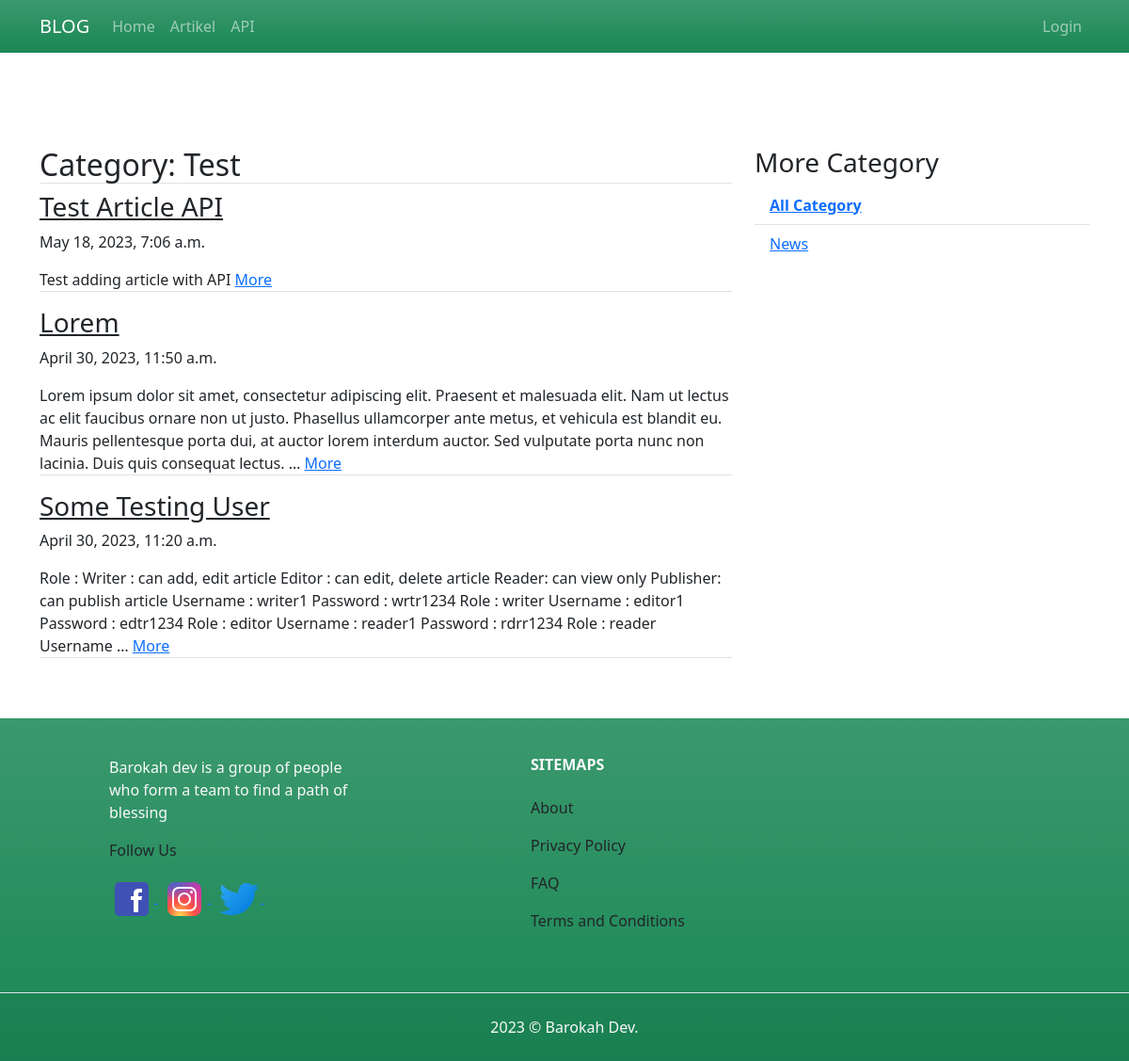
The app's page /article/category/Test/1, older data.
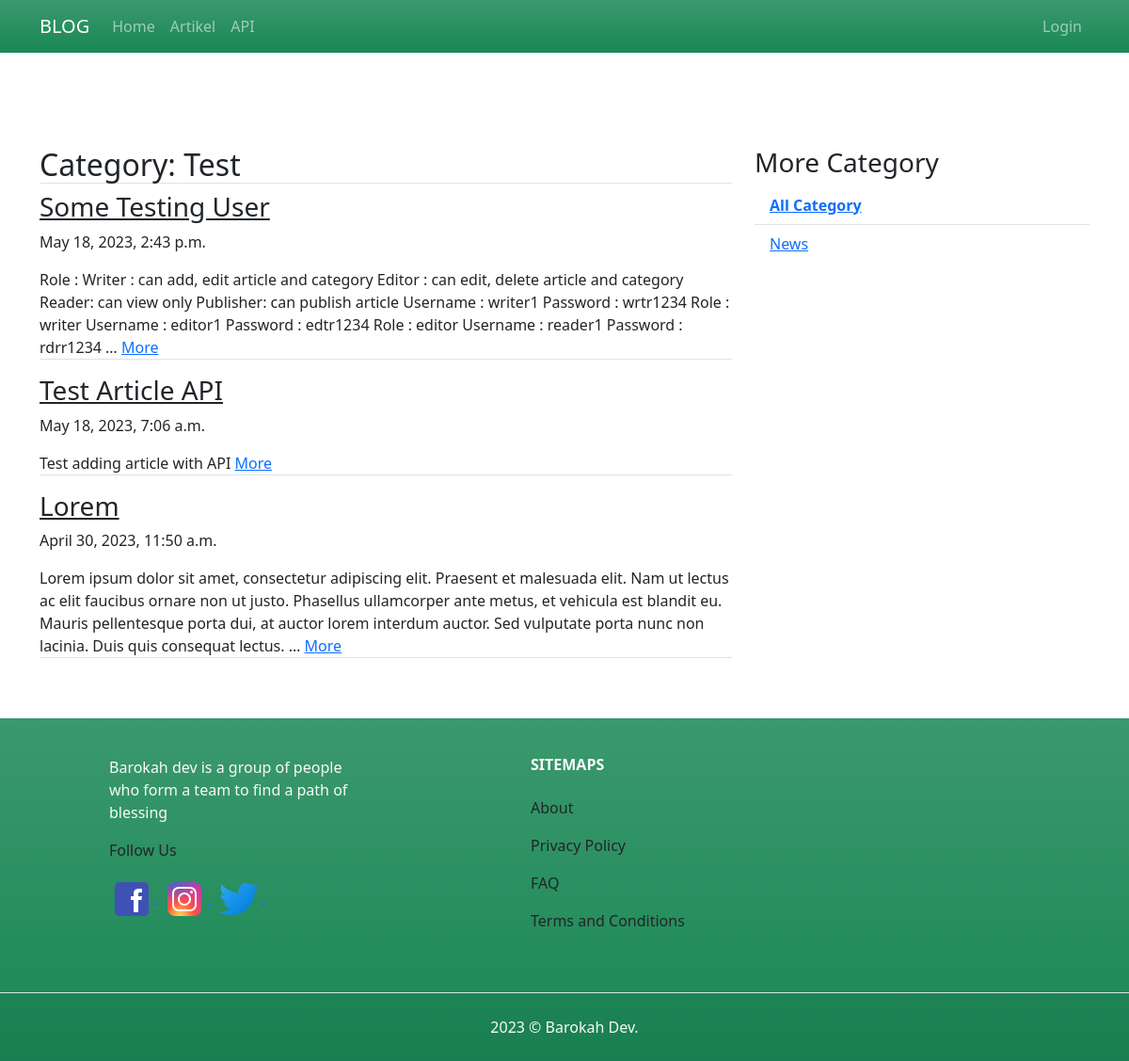
The same page, newer data.
### article/models.py (models this page shows, shortened)
class Category(models.Model):
	name = models.CharField(max_length=50)

class Article(models.Model):
	title		= models.CharField(max_length=255)
	body 		= models.TextField()
	category = models.ForeignKey(Category, on_delete=models.CASCADE)
	created		= models.DateTimeField(auto_now_add=True)
	updated 	= models.DateTimeField(auto_now=True)
	is_published = models.BooleanField(default=False)
	published 	 = models.DateTimeField(null=True)
	slug		 = models.SlugField(blank=True, editable=False)
	class Meta:
		permissions = (
			('publish_article', 'Can publish article'),
		)

### article/views.py (the view)
# urls.py: path('category/<str:category>/<int:page>', ArticleCategoryListView.as_view(), name='category'),
class ArticleCategoryListView(ListView):
	model = Article
	template_name = "article/article_category_list.html"
	context_object_name = 'article_list'
	ordering = ['-published']
	paginate_by = 3
	def get_queryset(self):
		self.queryset = self.model.objects.filter(category__name=self.kwargs['category'])
		self.queryset = self.model.objects.filter(is_published=True)
		return super().get_queryset()
	def get_context_data(self,*args,**kwargs):
		category_list = self.model.objects.values_list('category__name', flat=True).distinct().exclude(category__name=self.kwargs['category'])
		self.kwargs.update({'category_list':category_list})
		kwargs = self.kwargs
		return super().get_context_data(*args,**kwargs)

### article/templates/article/article_category_list.html (shortened to what this page needs)
{% extends "base.html" %}
{% block contents %}
<div class="row">
	<div class="col-md-8">
		<h2 class="border-bottom">Category: {{category}}</h2>
		{% for article in article_list %}
		<h3><a class="text-dark" href="{% url 'article:detail' article.slug %}">{{article.title}}</a></h3>
		<p>{{article.published}}</p>
		<p class="border-bottom">{{article.body|truncatewords:50}} <a href="{% url 'article:detail' article.slug %}">More</a></p>
	{% endfor %}
	</div>
	<div class="col-sm">
		<h3>More Category</h3>
		<ul class="list-group list-group-flush">
			<li class="list-group-item"><a href="{% url 'article:list' 1 %}"><b>All Category</b></a></li>
		  	{% for category in category_list %}
		  		<li class="list-group-item"><a href="{% url 'article:category' category 1%}">{{category}}</a></li>
		  	{% endfor %}
		</ul>
	</div>
</div>
{% endblock contents %}

### templates/base.html (shortened to what this page needs)
{% load static %}
<!DOCTYPE html>
<html>
<head>
	{% include "snippets/styles.html" %}
</head>
<body>
	{% include "snippets/navbar.html" %}
	<div class="container" style="margin-top:100px">
		{% block contents %}
		{% endblock contents %}
	</div>
		{% block snippets %}
			{% if request.path != "/login/"%}
				{% include 'snippets/footer.html' %}
			{% endif %}
		{% endblock %}
</body>
</html>

### templates/snippets/styles.html
{% load static %}
<link rel="stylesheet" type="text/css" href="{% static 'vendor/bootstrap/css/bootstrap.min.css' %}">

### templates/snippets/navbar.html (shortened to what this page needs)
<nav class="navbar navbar-expand-sm navbar-dark bg-success bg-gradient ">
  <div class="container">
	  <a class="navbar-brand" href="{% url 'home' %}">BLOG</a>
	  <div class="collapse navbar-collapse" id="navbarNavDropdown">
	    <ul class="navbar-nav">
	      <li class="nav-item">
	        <a class="nav-link" href="{% url 'home' %}">Home</a>
	      </li>
	      <li class="nav-item">
	        <a class="nav-link" href="{% url 'article:list' 1 %}">Artikel</a>
	      </li>
		  	<li class="nav-item">
	        <a class="nav-link" href="{% url 'api:documentation' %}">API</a>
	      </li>
		  </ul>
		<div class="ms-auto">
			<ul class="navbar-nav">
			{% if user.is_authenticated %}
			<li class="nav-item dropdown ">
				<a class="nav-link dropdown-toggle text-light" href="#" id="navbarDropdownMenuLink" role="button" data-bs-toggle="dropdown" aria-haspopup="true" aria-expanded="false">
				{{user}}
				</a>
				<ul class="dropdown-menu" aria-labelledby="navbarDropdownMenuLink">
				 {% if perms.article.add_article or perms.article.delete_article or perms.article.change_article or perms.article.publish_article %}
				   <li><a class="dropdown-item" href="{% url 'article:manage' 1%}">Manage artikel</a></li>
				 {% endif %}
				<li><a class="dropdown-item" href="{% url 'logout' %}">Logout</a></li>
				</ul>
			</li>
			{% else %}
			<li class="navbar-nav text-light">
				<a class="nav-link" href="{% url 'login' %}">Login</a>
			</li>
			{% endif %}
			</ul>
			</div>
	  </div>
  </div>
</nav>

### templates/snippets/footer.html (shortened to what this page needs)
{% load static %}
<footer class="text-center text-lg-start footer bg-success bg-gradient mt-5">
    <section class="d-flex justify-content-center justify-content-lg-between p-4 border-bottom">
      <div class="container-fluid text-center text-sm-start">
        <div class="row mt-3">
          <div class="col-sm-4 col-lg-4 col-xl-3 mx-auto mb-4">
            <p class="text-light">
                Barokah dev is a group of people who form a team to find a path of blessing
            </p>
            <div class="row text-md-left">
                <div class="col-12 mb-2">
                  <p class="text-md-left"> Follow Us</p>
                  <a href="https://www.facebook.com/MuhammadRezaPutra" rel="noreferrer" target="_blank" data-cy="facebook-icon"><img src="{% static 'img/icon/fb.svg' %}" alt="facebook" loading="lazy">&nbsp;</a>
                  <a href="https://www.instagram.com/abangmu/" rel="noreferrer" target="_blank" data-cy="instagram-icon"><img src="{% static 'img/icon/ig.svg' %}" alt="Instagram" loading="lazy">&nbsp;</a>
                  <a href="https://twitter.com" rel="noreferrer" target="_blank" data-cy="twitter-icon"><img src="{% static 'img/icon/tw.svg' %}" alt="Twitter" loading="lazy">&nbsp;</a>
                 </div>
           </div>
          </div>
          <div class="col-sm-2 col-lg-2 col-xl-2 mx-auto mb-4">
            <h6 class="text-uppercase fw-bold mb-4 text-light">
              Sitemaps
            </h6>
            <p>
              <a href="#" class="nav-link ">About</a>
            </p>
            <p>
              <a href="#" class="nav-link">Privacy Policy</a>
            </p>
            <p>
              <a href="#" class="nav-link">FAQ</a>
            </p>
            <p>
              <a href="#" class="nav-link">Terms and Conditions</a>
            </p>
          </div>
          <div class="col-md-3 col-lg-2 col-xl-2 mx-auto mb-4">
          </div>
        </div>
      </div>
    </section>
    <div class="text-center p-4" style="background-color: rgba(0, 0, 0, 0.05);">
      <div class="row">
            <div class="col-sm-4">
            </div>
            <div class="col-sm-4">
                  <span class="text-light"><script>document.write(new Date().getFullYear())</script>  © Barokah Dev.</span>
            </div>
            <div class="col-sm-4">
            </div>
        </div>
    </div>
  </footer>

### templates/snippets/scripts.html (shortened to what this page needs)
{% load static %}

Row changes from the older to the newer data that the page shows:
changed Article "Some Testing User": published "April 30, 2023, 11:20 a.m." → "May 18, 2023, 2:43 p.m."; body "…can add, edit article Editor : can edit, delete article Reader: can view only Publisher: can publish article Username : writer1 Password : wrtr1234 Role : writer Username : editor1 Password : edtr1234 Role : editor Username : reader1 Password : rdrr1234 Role : reader Username …" → "…can add, edit article and category Editor : can edit, delete article and category Reader: can view only Publisher: can publish article Username : writer1 Password : wrtr1234 Role : writer Username : editor1 Password : edtr1234 Role : editor Username : reader1 Password : rdrr1234 …"; moves up the list
